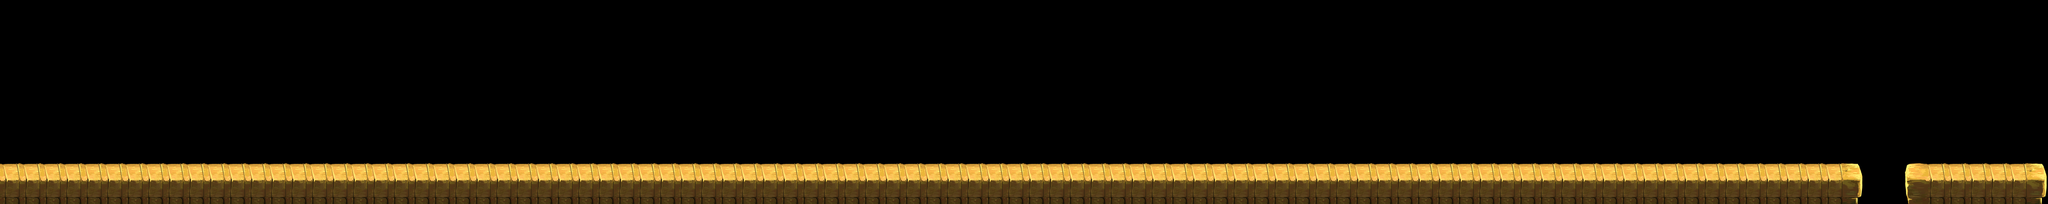

Tiled map render using the project's own tile images. Description and the map definition, with tile-layer contents summarised, below:
An orthogonal 100x10 tile map with 64x64 px tiles, 2 tile layers (bg, platform), 3 tilesets and 144 objects.

<map version="1.4" tiledversion="2020.11.25" orientation="orthogonal" renderorder="right-down" width="100" height="10" tilewidth="64" tileheight="64" infinite="0" nextlayerid="8" nextobjectid="364">
 <tileset firstgid="1" source="../bg_cave_block.tsx" />
 <tileset firstgid="9" source="../bg_cave_bg.tsx" />
 <tileset firstgid="33" source="../item.tsx" />
 <objectgroup id="1" name="object_bg" />
 <layer id="2" name="bg" width="100" height="10">
  <data>[1000 cells, 98 non-empty, 3 distinct tile ids]</data>
 </layer>
 <layer id="3" name="platform" width="100" height="10">
  <data>[1000 cells, 109 non-empty, 7 distinct tile ids]</data>
 </layer>
 <objectgroup id="4" name="object" />
 <objectgroup id="5" name="object_obstacle">
  <object id="1" gid="4" x="1572" y="539" width="122" height="220" />
  <object id="2" gid="4" x="3623" y="541" width="122" height="220" />
  <object id="3" gid="6" x="4863" y="448" width="199" height="535" />
  <object id="4" gid="6" x="5189" y="446" width="199" height="535" />
 </objectgroup>
 <objectgroup id="6" name="object_item">
  <object id="37" gid="34" x="5697" y="498" width="66" height="66" />
  <object id="46" gid="34" x="5632" y="498" width="66" height="66" />
  <object id="161" gid="42" x="189" y="177" width="66" height="66" />
  <object id="162" gid="42" x="130" y="177" width="66" height="66" />
  <object id="163" gid="42" x="35" y="244" width="66" height="66" />
  <object id="164" gid="42" x="33" y="388" width="66" height="66" />
  <object id="165" gid="42" x="73" y="432" width="66" height="66" />
  <object id="166" gid="42" x="77" y="198" width="66" height="66" />
  <object id="167" gid="42" x="250" y="198" width="66" height="66" />
  <object id="168" gid="42" x="292" y="244" width="66" height="66" />
  <object id="169" gid="42" x="290" y="389" width="66" height="66" />
  <object id="170" gid="42" x="252" y="435" width="66" height="66" />
  <object id="171" gid="42" x="190" y="462" width="66" height="66" />
  <object id="172" gid="42" x="130" y="460" width="66" height="66" />
  <object id="173" gid="42" x="22" y="290" width="66" height="66" />
  <object id="174" gid="42" x="22" y="336" width="66" height="66" />
  <object id="175" gid="42" x="307" y="338" width="66" height="66" />
  <object id="176" gid="42" x="307" y="292" width="66" height="66" />
  <object id="177" gid="90" x="133" y="320" width="66" height="66" />
  <object id="178" gid="90" x="197" y="320" width="66" height="66" />
  <object id="179" gid="42" x="403" y="434" width="66" height="66" />
  <object id="180" gid="42" x="582" y="437" width="66" height="66" />
  <object id="181" gid="42" x="620" y="391" width="66" height="66" />
  <object id="182" gid="42" x="637" y="340" width="66" height="66" />
  <object id="183" gid="42" x="460" y="462" width="66" height="66" />
  <object id="184" gid="42" x="352" y="292" width="66" height="66" />
  <object id="185" gid="42" x="637" y="294" width="66" height="66" />
  <object id="186" gid="42" x="365" y="246" width="66" height="66" />
  <object id="187" gid="42" x="352" y="338" width="66" height="66" />
  <object id="188" gid="42" x="520" y="464" width="66" height="66" />
  <object id="189" gid="42" x="363" y="390" width="66" height="66" />
  <object id="190" gid="42" x="519" y="179" width="66" height="66" />
  <object id="191" gid="90" x="463" y="322" width="66" height="66" />
  <object id="192" gid="42" x="580" y="200" width="66" height="66" />
  <object id="193" gid="42" x="622" y="246" width="66" height="66" />
  <object id="194" gid="90" x="527" y="322" width="66" height="66" />
  <object id="195" gid="42" x="460" y="179" width="66" height="66" />
  <object id="196" gid="42" x="407" y="200" width="66" height="66" />
  <object id="197" gid="42" x="739" y="437" width="66" height="66" />
  <object id="198" gid="42" x="796" y="182" width="66" height="66" />
  <object id="199" gid="42" x="916" y="203" width="66" height="66" />
  <object id="200" gid="42" x="688" y="341" width="66" height="66" />
  <object id="201" gid="42" x="701" y="249" width="66" height="66" />
  <object id="202" gid="42" x="855" y="182" width="66" height="66" />
  <object id="203" gid="42" x="796" y="465" width="66" height="66" />
  <object id="204" gid="42" x="856" y="467" width="66" height="66" />
  <object id="205" gid="42" x="973" y="297" width="66" height="66" />
  <object id="206" gid="90" x="799" y="325" width="66" height="66" />
  <object id="207" gid="42" x="699" y="393" width="66" height="66" />
  <object id="208" gid="90" x="863" y="325" width="66" height="66" />
  <object id="209" gid="42" x="973" y="343" width="66" height="66" />
  <object id="210" gid="42" x="743" y="203" width="66" height="66" />
  <object id="211" gid="42" x="958" y="249" width="66" height="66" />
  <object id="212" gid="42" x="918" y="440" width="66" height="66" />
  <object id="213" gid="42" x="956" y="394" width="66" height="66" />
  <object id="214" gid="42" x="688" y="295" width="66" height="66" />
  <object id="215" gid="38" x="4608" y="208" width="114" height="114" />
  <object id="216" gid="34" x="6017" y="498" width="66" height="66" />
  <object id="217" gid="34" x="5953" y="404" width="66" height="66" />
  <object id="218" gid="34" x="5762" y="404" width="66" height="66" />
  <object id="219" gid="34" x="5825" y="338" width="66" height="66" />
  <object id="220" gid="34" x="5889" y="338" width="66" height="66" />
  <object id="231" gid="42" x="6375" y="371" width="66" height="66" />
  <object id="232" gid="42" x="6272" y="496" width="66" height="66" />
  <object id="233" gid="34" x="6080" y="498" width="66" height="66" />
  <object id="234" gid="34" x="6144" y="498" width="66" height="66" />
  <object id="235" gid="34" x="6208" y="498" width="66" height="66" />
  <object id="272" gid="34" x="1345" y="498" width="66" height="66" />
  <object id="273" gid="34" x="1700" y="222" width="66" height="66" />
  <object id="274" gid="34" x="1570" y="188" width="66" height="66" />
  <object id="275" gid="34" x="1504" y="222" width="66" height="66" />
  <object id="276" gid="34" x="1815" y="385" width="66" height="66" />
  <object id="277" gid="34" x="1771" y="313" width="66" height="66" />
  <object id="278" gid="34" x="1635" y="188" width="66" height="66" />
  <object id="279" gid="34" x="1388" y="385" width="66" height="66" />
  <object id="280" gid="34" x="1427" y="313" width="66" height="66" />
  <object id="281" gid="34" x="2369" y="498" width="66" height="66" />
  <object id="282" gid="34" x="2724" y="222" width="66" height="66" />
  <object id="283" gid="34" x="2594" y="188" width="66" height="66" />
  <object id="284" gid="34" x="2528" y="222" width="66" height="66" />
  <object id="285" gid="34" x="2839" y="385" width="66" height="66" />
  <object id="286" gid="34" x="2795" y="313" width="66" height="66" />
  <object id="287" gid="34" x="2659" y="188" width="66" height="66" />
  <object id="288" gid="34" x="2412" y="385" width="66" height="66" />
  <object id="289" gid="34" x="2451" y="313" width="66" height="66" />
  <object id="290" gid="34" x="3393" y="498" width="66" height="66" />
  <object id="291" gid="34" x="3748" y="222" width="66" height="66" />
  <object id="292" gid="34" x="3618" y="188" width="66" height="66" />
  <object id="293" gid="34" x="3552" y="222" width="66" height="66" />
  <object id="294" gid="34" x="3863" y="385" width="66" height="66" />
  <object id="295" gid="34" x="3819" y="313" width="66" height="66" />
  <object id="296" gid="34" x="3683" y="188" width="66" height="66" />
  <object id="297" gid="34" x="3436" y="385" width="66" height="66" />
  <object id="298" gid="34" x="3475" y="313" width="66" height="66" />
  <object id="299" gid="34" x="2113" y="498" width="66" height="66" />
  </objectgroup>
 <objectgroup id="7" name="object_monster">
  <!-- 7 objects omitted --></objectgroup>
</map>
<!-- 45 of 144 objects omitted -->
